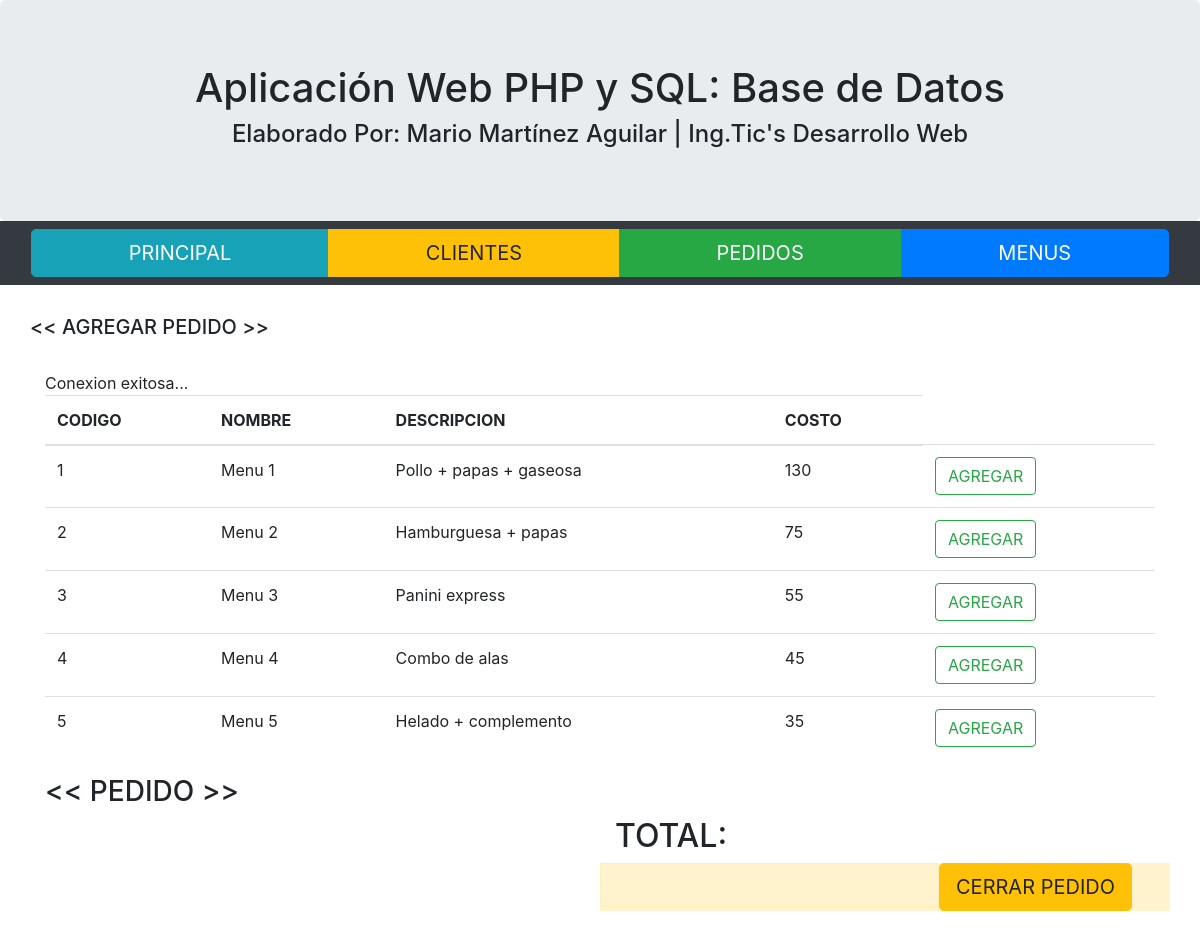
/agregarpedido.php, run on the app's committed database.
### tables this page shows
CREATE TABLE `menu` (
  `idmenu` int(11) NOT NULL,
  `nombre` varchar(100) DEFAULT NULL,
  `descripcion` varchar(150) DEFAULT NULL,
  `precio` decimal(50,0) DEFAULT NULL
);

### agregarpedido.php (the view, shortened to what this page needs)
<!DOCTYPE html>
<html lang="en">
<head>
  <link rel="stylesheet" href="https://maxcdn.bootstrapcdn.com/bootstrap/4.5.0/css/bootstrap.min.css">
</head>
<body>
<div class="jumbotron text-center" style="margin-bottom:0">
	<h1>Aplicación Web PHP y SQL: Base de Datos</h1>
	<h4>Elaborado Por: Mario Martínez Aguilar | Ing.Tic's Desarrollo Web</h4>
</div>
<nav class="navbar navbar-expand-sm bg-dark navbar-dark">
	<div class="btn-group btn-group-lg align-items-center col-12">
	  <a href="index.php" class="btn btn-info btn-lg" role="button">PRINCIPAL</a>
	  <a href="clientes.php" class="btn btn-warning btn-lg" role="button">CLIENTES</a>
	  <a href="pedidos.php" class="btn btn-success btn-lg" role="button">PEDIDOS</a>
	  <a href="menus.php" class="btn btn-primary btn-lg" role="button">MENUS</a>
	</div>
</nav>
<div class="container" style="margin-top:30px">
  <div class="row">
  <h5> << AGREGAR PEDIDO >></h5>
    <div class="col-sm-12">
		<br/>
		<table class="table">
		  <thead>
			<tr>
			  <th scope="col">CODIGO</th>
			  <th scope="col">NOMBRE</th>
			  <th scope="col">DESCRIPCION</th>
			  <th scope="col">COSTO</th>
			</tr>
		</thead>
		<tbody>
		<?php
			require('conexion.php');
			$sentencia = "SELECT * FROM menu";
			$consulta = mysqli_query($conexion,$sentencia);
			while($valor = mysqli_fetch_assoc($consulta)){
				echo "<tr>";
					echo "<td>"; echo $valor['idmenu']; echo "</td>";
					echo "<td>"; echo $valor['nombre']; echo "</td>";
					echo "<td>"; echo $valor['descripcion']; echo "</td>";
					echo "<td>"; echo $valor['precio']; echo "</td>";
					echo "<td>";
		?>
			<form method="POST">
				<div class="input-group col-xs-2">
					<span class="input-group-btn">
						<button class="btn btn-outline-success my-2 my-sm-0" type="submit">AGREGAR</button>
					</span>
				</div>
			</form>
		<?php
				echo "</td>";
				echo "</tr>";
			}
		?>
		</tbody>
		</table>
		<h3> << PEDIDO >> </h3>
    </div>
  </div>
  <div class="row">
	<div class="col-sm-6">
	</div>
	<div class="col-sm-6">
		<h2>TOTAL:</h2>
		<form action="confirmar.php" method="POST">
			<div class="form-group row alert-warning">
				<div class="col-xs-1">
					<input type="text" style="font-size: 15pt; text-align:right;" name="total" class="form-control alert-warning" value="<?php echo $total; ?>">
				</div>
				<span class="input-group-btn">
					<button class="btn btn-warning btn-lg" type="submit">CERRAR PEDIDO</button>
				</span>
			</div>
		</form>
	</div>
  </div>
</div>
</body>
</html>

### data on the page
menu: idmenu "1", nombre "Menu 1", descripcion "Pollo + papas + gaseosa", precio "130"
menu: idmenu "2", nombre "Menu 2", descripcion "Hamburguesa + papas", precio "75"
menu: idmenu "3", nombre "Menu 3", descripcion "Panini express", precio "55"
menu: idmenu "4", nombre "Menu 4", descripcion "Combo de alas", precio "45"
menu: idmenu "5", nombre "Menu 5", descripcion "Helado + complemento", precio "35"
